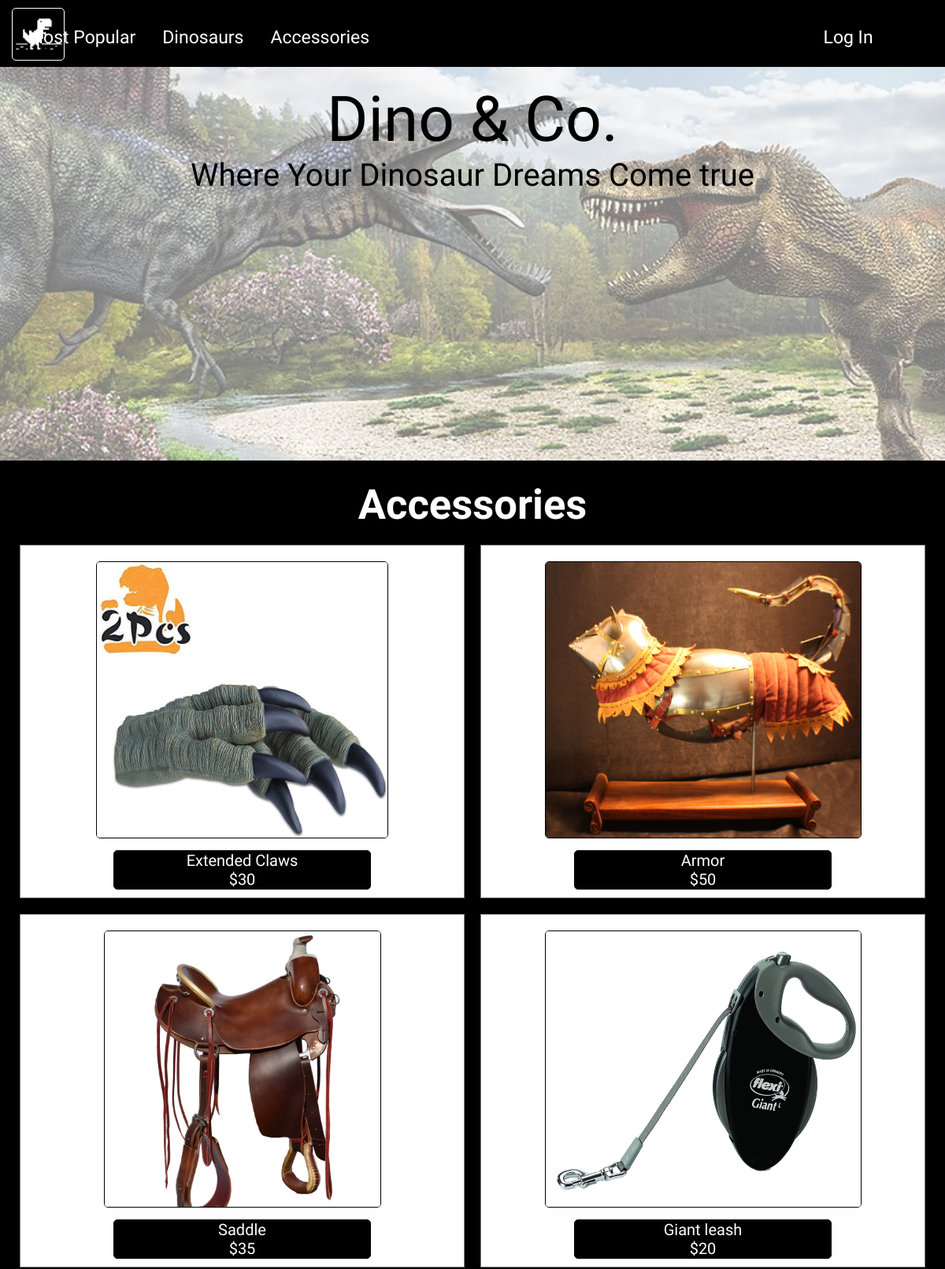
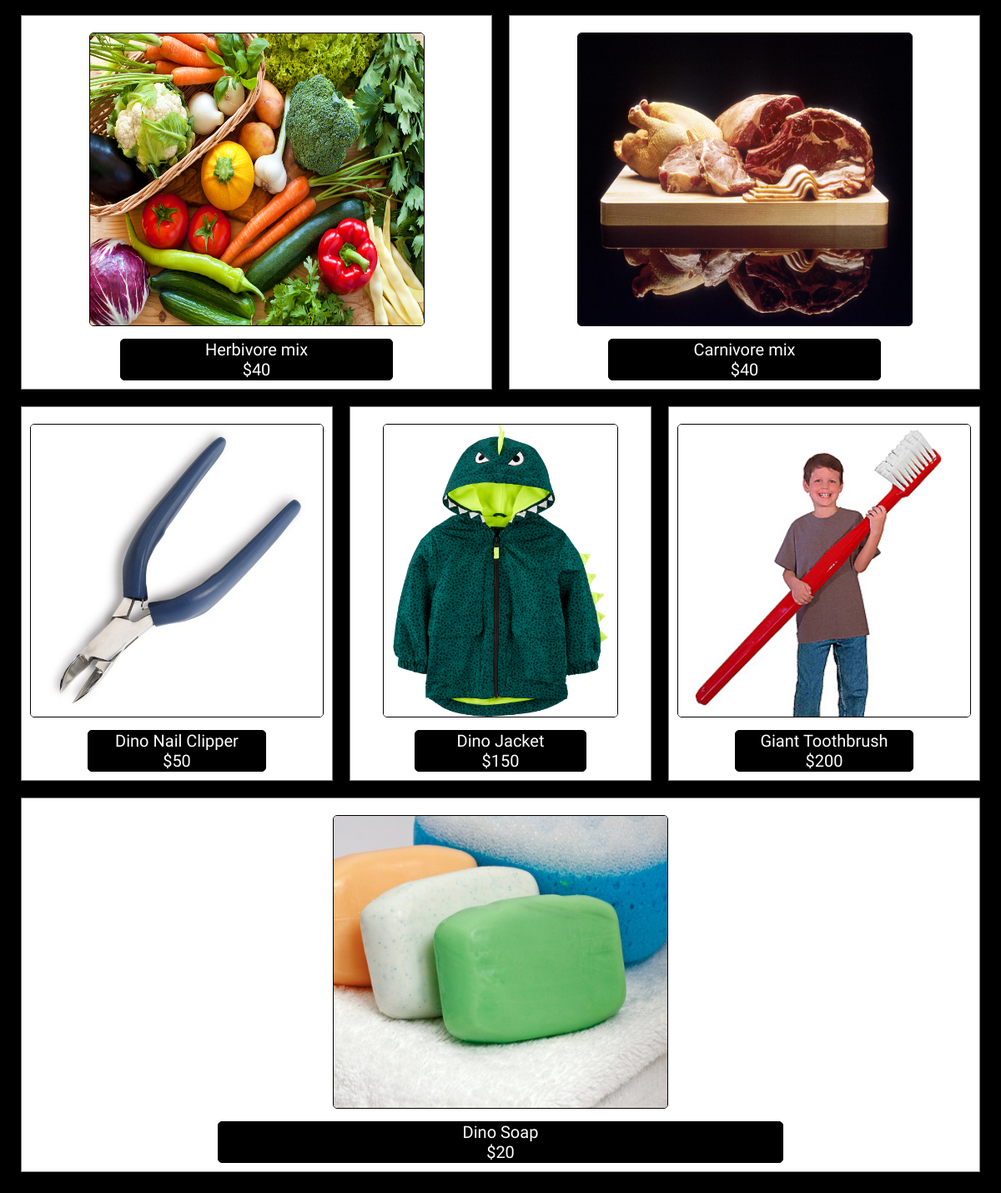
Screenshot of /accessories.php with the database file from the repository (2 pictures, top to bottom).
### tables this page shows
CREATE TABLE  `accessory` (
  `id` int AUTO_INCREMENT,
  `name` text,
  `price` int,
  `image` text,
  `stock` int,
  PRIMARY KEY (`id`)
);

### accessories.php (the view, shortened to what this page needs)
<?php
  if (isset($_SESSION["admin"])) {
    require_once 'header_admin.php';
  }
  elseif (isset($_SESSION['email'])) {
    require_once 'header_loggedin.php';
  }
  else {
    require_once 'header.php';
  }
  print_top();
?>
      <div class="container">
        <div class="page_header">
          <h2>Accessories</h2>
        </div><br>
        <?php
          try {
            $dbh = new PDO(DB_DSN, DB_USER, DB_PASSWORD);
            $sth = $dbh->prepare("SELECT * FROM accessory");
            $sth->execute();
            $accessories = $sth->fetchAll();
            foreach ($accessories as $accessory) {
              echo "<div class=\"items\"><a href='accessory.php?id={$accessory["id"]}'><div class=\"within\"><img src=\"{$accessory["image"]}\"><div class=\"text\"><p>{$accessory["name"]}</p><p>\${$accessory["price"]}</p></div></div></a></div>";
            }
          }
          catch (PDOException $e) {
              echo "<p>Error: {$e->getMessage()}</p>";
          }
        ?>
      </div>
<?php
  require_once 'footer.php';
?>

### header.php (shortened to what this page needs)
<!DOCTYPE html>
<html lang="en" dir="ltr">
  <head>
    <link rel="stylesheet" href="style.css">
  </head>
  <body>
    <nav>
      <div class="logodiv">
        <a href="index.php" class="logo">
          <img src="images/chromedino.png" alt="logo">
        </a>
      </div>
      <div class="uldiv">
        <ul class="nav_ul">
          <li><a href="index.php">Most Popular</a></li>
          <li><a href="dinosaurs.php">Dinosaurs</a></li>
          <li><a href="accessories.php">Accessories</a></li>
          <li class="login"><a href="login.php">Log In</a></li>
        </ul>
      </div>
    </nav>
    <?php
      function print_top()
      {
        echo "<div class=\"top\">
          <div class=\"background\">
            <p class=\"title\">Dino & Co.</p>
            <p class=\"subtitle\">Where Your Dinosaur Dreams Come true</p>
          </div>
        </div>";
      }
    ?>

### footer.php
  </body>
</html>

### style.css (style rules this page uses)
*, html, body { padding: 0; margin: 0; text-decoration: none; font-family: "Bungee Inline", cursive; text-decoration: none; }
.uldiv, .logodiv { display: inline-block; }
.logodiv { width: 5%; }
.logodiv img { display: block; border: 1px white solid; border-radius: 5px; width: 100%; margin: 10px; }
.uldiv { color: white; width: 94%; margin-left: 10px; }
.logo { position: absolute; top: 0; width: 65px; height: 65px; }
nav { padding: 5px; background-color: black; height: 75px; vertical-align: middle; position: sticky; top: 0px; }
.nav_ul li { padding: 10px; padding-left: 20px; display: inline-block; transition: 0.25s; }
.nav_ul a { font-size: 23px; color: white; }
.top { margin: 0 auto; width: 100%; min-height: 500px; background-image: url(images/headback.jpg); background-position:top; background-repeat: no-repeat; background-size: cover; }
.title { text-align: center; padding-top: 20px; color: black; font-size: 80px; }
.subtitle { font-size: 40px; text-align: center; }
.background { width: 100%; min-height: 500px; background-color: rgba(252, 252, 252, 0.5) }
.login { float: right; margin-right: 15px; }
.page_header { padding: 10px; text-align: center; font-size: 35px; color: white; width: 100%; }
.items { background-color: white; width: 100%; margin: 10px; flex: 4; font-size: 20px; border: 1px grey solid; text-align: center; transition: 0.25s; }
.text { width: 60%; background-color: rgba(0, 0, 0, 1); margin: 0 auto; color: white; margin-top: 10px; border: 1px solid black; border-radius: 5px; }
.within { padding: 10px; }
.within img { max-width: 400px; min-height: 350px; max-height: 350px; margin: 0 auto; margin-top: 10px; border: 1px solid black; border-radius: 5px; }
.container { background-color: black; padding: 15px; display: flex; flex-wrap: wrap; flex-direction: row; justify-content: center; }
nav { z-index: 1000; }
a { width: 0; }

### rows the page displays
accessory: image (picture), name "Extended Claws", price "30"
accessory: image (picture), name "Armor", price "50"
accessory: image (picture), name "Saddle", price "35"
accessory: image (picture), name "Giant leash", price "20"
accessory: image (picture), name "Herbivore mix", price "40"
accessory: image (picture), name "Carnivore mix", price "40"
accessory: image (picture), name "Dino Nail Clipper", price "50"
accessory: image (picture), name "Dino Jacket", price "150"
accessory: image (picture), name "Giant Toothbrush", price "200"
accessory: image (picture), name "Dino Soap", price "20"
